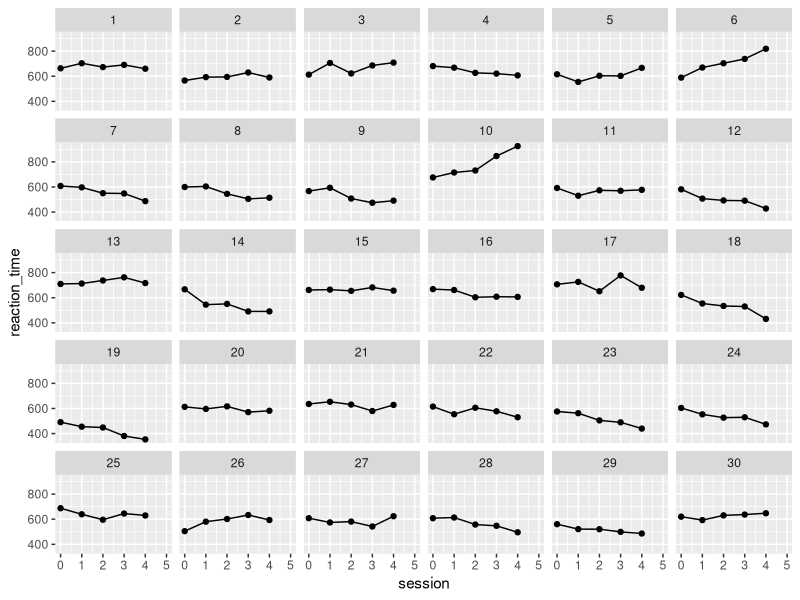
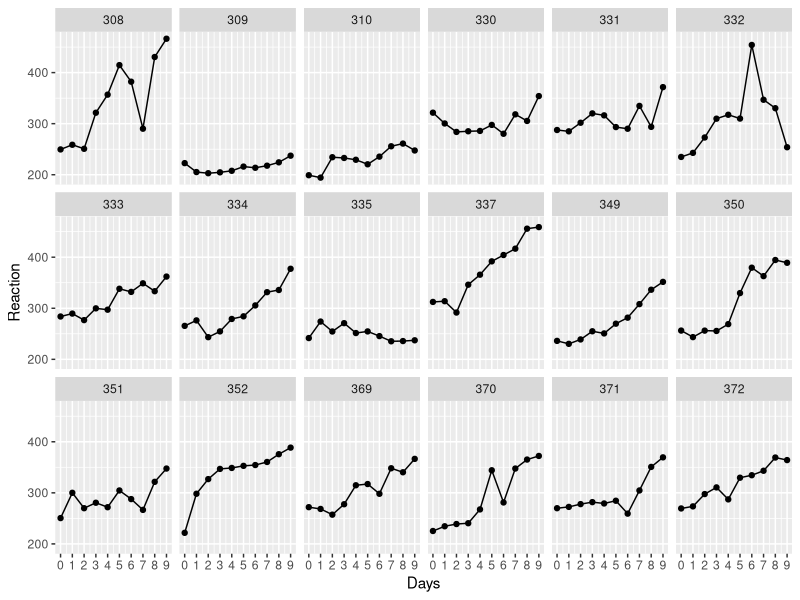
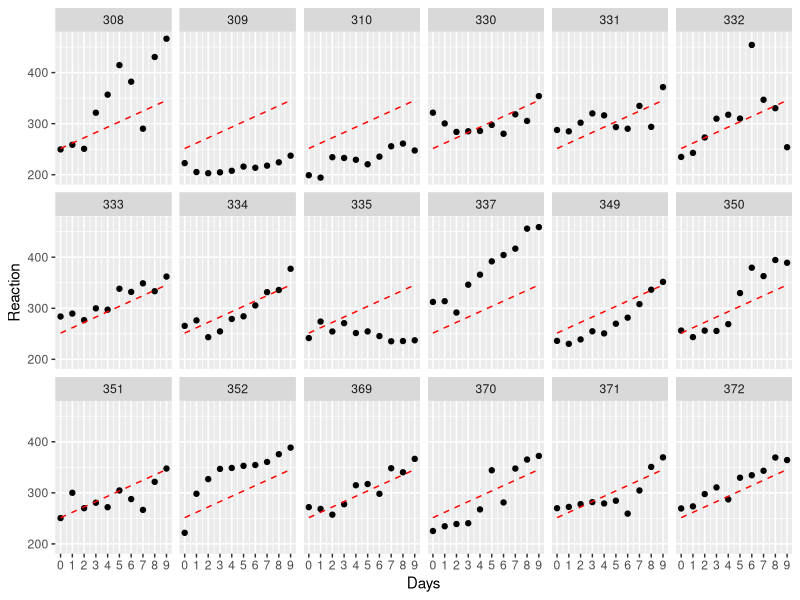
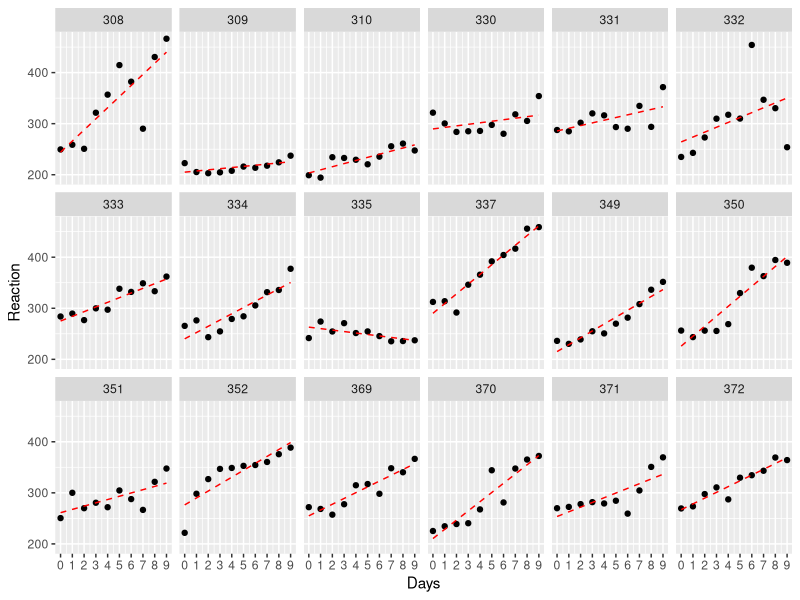
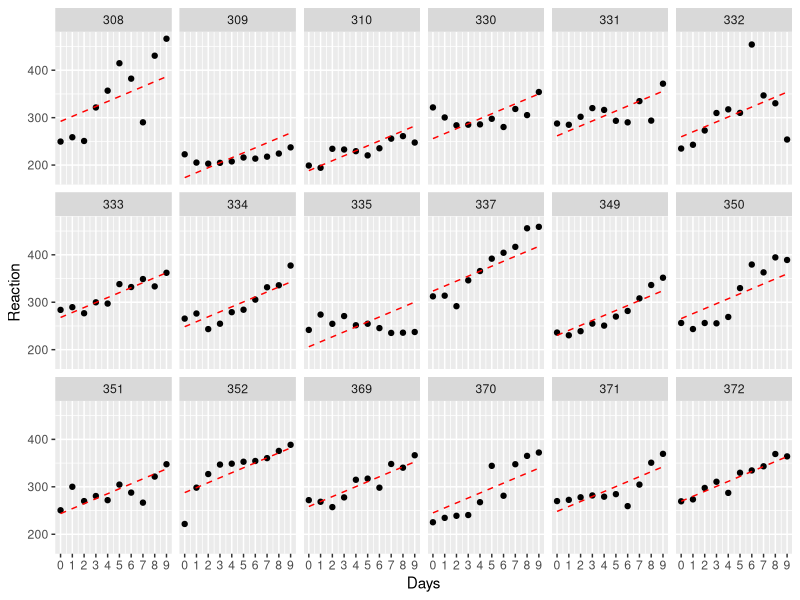
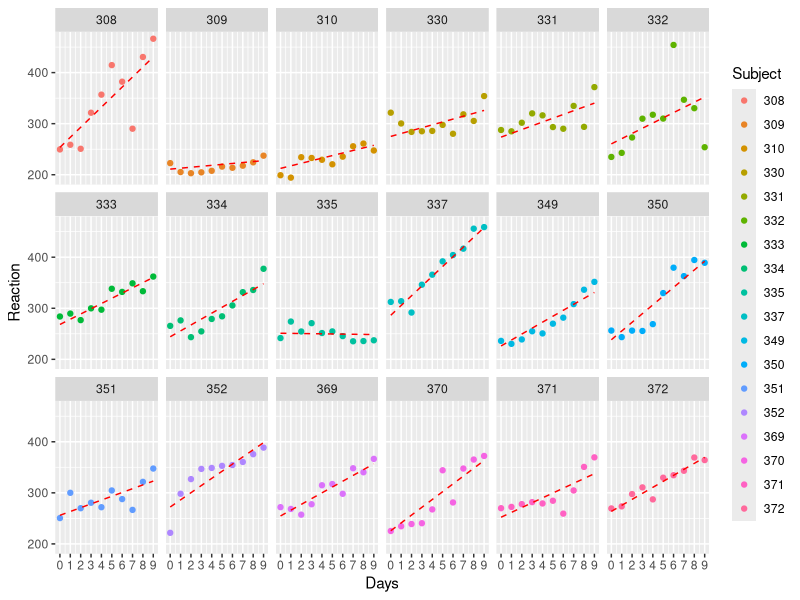
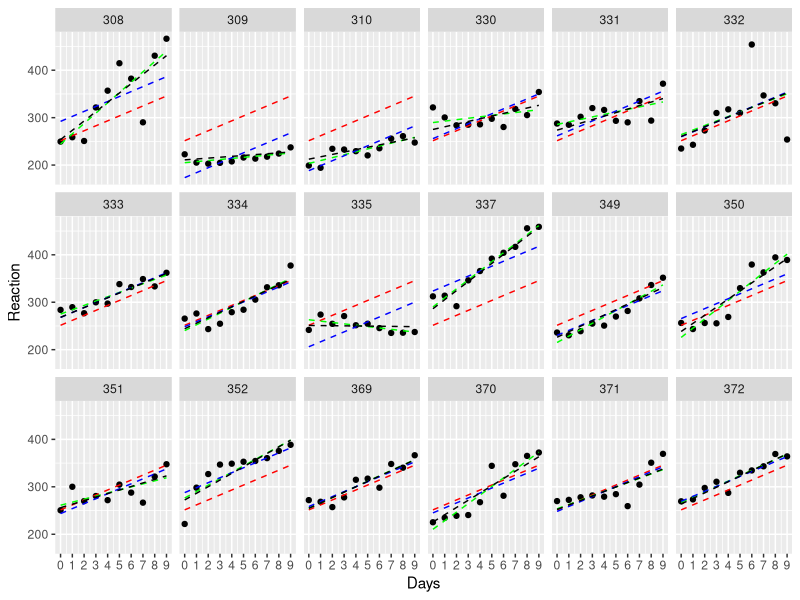

These figures' R source, in order:
## ---- chunk 1
#| echo: false
library(lme4)
library(ggplot2)
library(dplyr)
## ---- chunk 2
set.seed(314)

# Parameters
n_subjects <- 30
n_sessions <- 5

# Fixed effect of session: general learning effect
beta_0 <- 600   # Average baseline RT in ms
beta_1 <- -10   # Average decrease in RT per session

# Random effects: standard deviations
sd_intercept <- 50    # SD of baseline RTs across subjects
sd_slope     <- 25    # SD of learning rates (slopes)
rho          <- 0.2   # Correlation between intercepts and slopes

# Within-subject residual error
sigma_error <- 30

# Construct subject-level random effects (correlated)
subject_re <- MASS::mvrnorm(
  n = n_subjects,
  mu = c(0, 0),
  Sigma = matrix(c(sd_intercept^2, rho*sd_intercept*sd_slope,
                   rho*sd_intercept*sd_slope, sd_slope^2), 2)
) |> 
  as.data.frame() |>
  setNames(c("intercept_re", "slope_re")) |>
  dplyr::mutate(subject = factor(1:n_subjects))

# Create session vector repeated for each subject
session <- rep(0:(n_sessions - 1), times = n_subjects)

# Repeat subject IDs for each session
subject <- rep(subject_re$subject, each = n_sessions)

# Join the random effects
sim_data <- tibble::tibble(subject = subject, session = session) |>
  dplyr::left_join(subject_re, by = "subject") |>
  dplyr::mutate(
    reaction_time = beta_0 + intercept_re +
                    (beta_1 + slope_re) * session +
                    rnorm(dplyr::n(), mean = 0, sd = sigma_error)
  )

# View a few rows
head(sim_data)
## ---- chunk 3
str(sim_data) # for more info, consult ?lme4::sleepstudy for the lme4 documentation
## ---- chunk 4
sim_data |> 
  ggplot(aes(y=reaction_time, x=session)) +
  facet_wrap(~ subject, ncol=6) +
  geom_point() +
  geom_line() +
  scale_x_continuous(limits=c(0, 5),breaks=c(0:5))
## ---- chunk 5
RI_only <- lme4::lmer(reaction_time ~ 1 + session + (1 | subject), sim_data)
summary(RI_only)

2 * pnorm(-1.744)

RI_RS_corr <- lme4::lmer(reaction_time ~ 1 + session + (session | subject), sim_data)
summary(RI_RS_corr)

2 * pnorm(-1.428)
## ---- chunk 6
sleepstudy |> 
  ggplot(aes(y=Reaction, x=Days)) +
  facet_wrap(~ Subject, ncol=6) +
  geom_point() +
  geom_line() +
  scale_x_continuous(limits=c(0, 9),breaks=c(0:9))
## ---- chunk 7
anova_approach <- lm(Reaction ~ 1 + Days, sleepstudy)
summary(anova_approach)
## ---- chunk 8
ggplot(sleepstudy, aes(Days, Reaction, group=Subject)) + 
  facet_wrap(~Subject, ncol=6) +
  geom_point() + 
  geom_line(aes(y=fitted(anova_approach)), linetype=2, color = "red") + 
  scale_x_continuous(limits=c(0, 9),breaks=c(0:9))
## ---- chunk 9
no_pooling <- lmList(Reaction ~ Days | Subject, sleepstudy)
summary(no_pooling)
## ---- chunk 10
ggplot(sleepstudy, aes(Days, Reaction, group=Subject)) + 
  facet_wrap(~Subject, ncol=6) +
  geom_point() + 
  geom_line(aes(y=fitted(no_pooling)), linetype=2, color = "red") + 
  scale_x_continuous(limits=c(0, 9),breaks=c(0:9))
## ---- chunk 11
RI_only <- lmer(Reaction ~ 1 + Days + (1 | Subject), sleepstudy)
summary(RI_only)
## ---- chunk 12
ggplot(sleepstudy, aes(Days, Reaction, group=Subject)) + 
  facet_wrap(~Subject, ncol=6) +
  geom_point() + 
  geom_line(aes(y=fitted(RI_only)), linetype=2, color = "red") + 
  scale_x_continuous(limits=c(0, 9),breaks=c(0:9))
## ---- chunk 13
RI_RS_corr <- lmer(Reaction ~ 1 + Days + (1 + Days | Subject), sleepstudy)
summary(RI_RS_corr)
## ---- chunk 14
ggplot(sleepstudy, aes(Days, Reaction, group=Subject, colour=Subject)) + 
  facet_wrap(~Subject, ncol=6) +
  geom_point() + 
  geom_line(aes(y=fitted(RI_RS_corr)), linetype=2, color = "red") + 
  scale_x_continuous(limits=c(0, 9),breaks=c(0:9))
## ---- chunk 15
ggplot(sleepstudy, aes(Days, Reaction, group=Subject)) + 
  facet_wrap(~Subject, ncol=6) +
  geom_point() + 
  geom_line(aes(y=fitted(anova_approach)), linetype=2, color = "red") + 
  geom_line(aes(y=fitted(no_pooling)), linetype=2, color = "green") + 
  geom_line(aes(y=fitted(RI_only)), linetype=2, color = "blue") + 
  geom_line(aes(y=fitted(RI_RS_corr)), linetype=2, color = "black") +
  scale_x_continuous(limits=c(0, 9),breaks=c(0:9))
